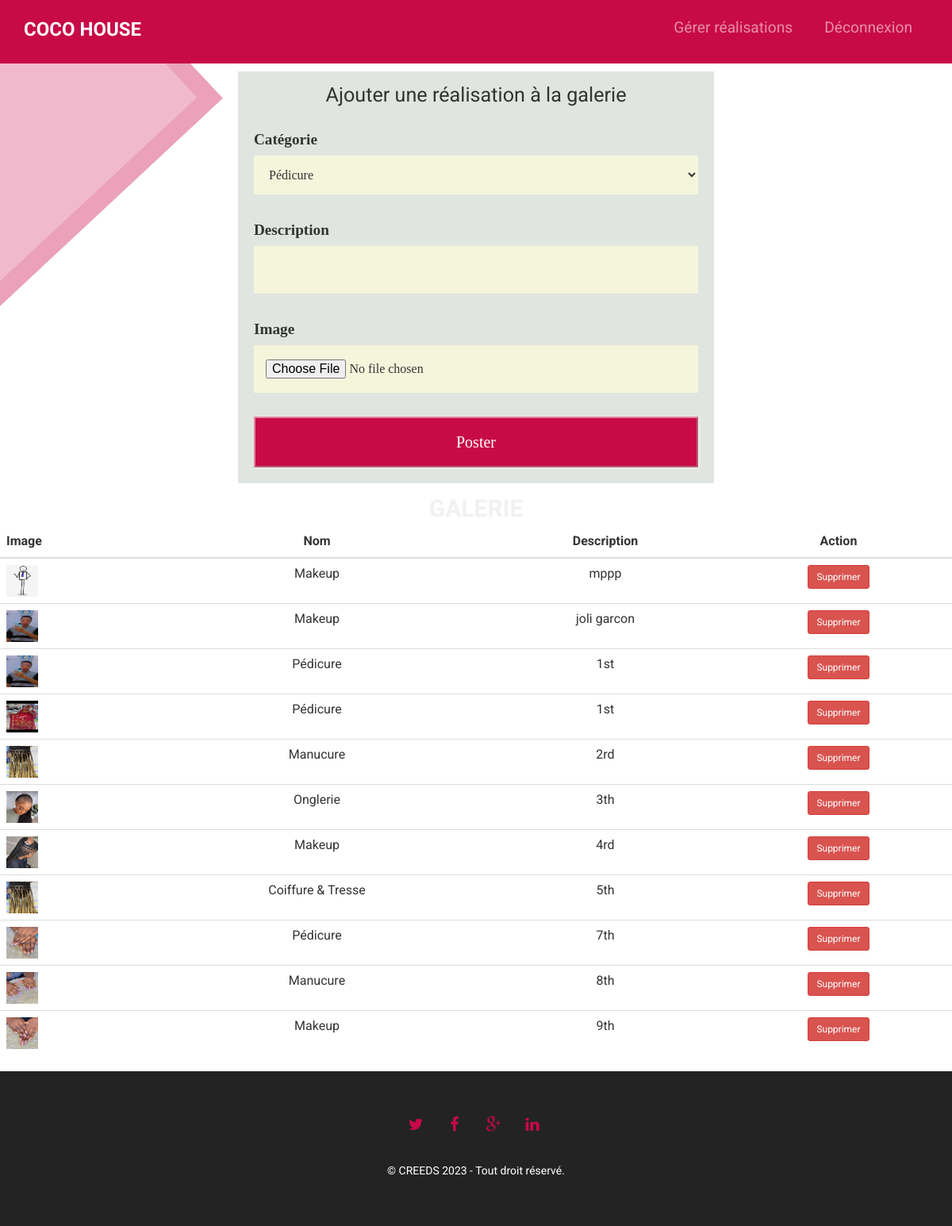
The app's page /adminDashbord.php with its own data.
### tables this page shows
CREATE TABLE IF NOT EXISTS `service` (
  `idService` int(11) NOT NULL AUTO_INCREMENT,
  `images` varchar(255) NOT NULL,
  `description` varchar(255) DEFAULT NULL,
  `idCat` int(11) DEFAULT NULL,
  PRIMARY KEY (`idService`),
  KEY `idCat` (`idCat`)
);

CREATE TABLE IF NOT EXISTS `categorie` (
  `idCat` int(11) NOT NULL AUTO_INCREMENT,
  `nomCat` varchar(255) NOT NULL,
  PRIMARY KEY (`idCat`)
);

### adminDashbord.php (the view, shortened to what this page needs)
<!DOCTYPE html>
<html lang="fr">
    <head>
    <link rel="stylesheet" href="style1.css">
        <link href="assets/css/bootstrap.min.css" rel="stylesheet">
        <link rel="stylesheet" href="css/font-awesome.min.css">
        <link rel="stylesheet" href="css/animate.css">
        <link href="css/magnific-popup.css" rel="stylesheet">
        <link rel="stylesheet" href="css/style.css">
        <link href="css/gallery-1.css" rel="stylesheet">
    </head>
   <body data-spy="scroll" data-target=".main-nav">
        <section class="section-menu">
            <div class="navbar navbar-default main-nav" role="navigation" >
                <div class="container" >
                    <div class="navbar-header">
                        <a href="index.php" class="navbar-brand">Coco House</a>
                    </div>
                    <div class="collapse navbar-collapse" id="bs-example-navbar-collapse-0" role="navigation">
                        <ul class="nav navbar-nav navbar-right">
                            <li><a href="adminDashbord.php?url=cocohouse/realisation => cocohouse/realize.php..." style="margin-bottom: 10px; font-size:1.2em">Gérer réalisations</a></li>
                            <li><a href="./backend/logout.php" style="margin-bottom: 10px; font-size:1.2em">Déconnexion</a></li>
                        </ul>
                    </div>
                </div>
            </div>
        </section>
        <div class="contain">
            <form action="backend/addRealisation.php" method="post" enctype="multipart/form-data">
                <fieldset>
                    <legend style="text-align: center;" ><h4 style="font-size:1.2em;">Ajouter une réalisation à la galerie</h4></legend>
                    <label for="categorie">Catégorie</label>
                    <?php
                        require'backend/connectDB.php';
                    ?>
                    <select name="idCat" id="idCat">
                        <?php
                            $query ="SELECT * FROM categorie /* WHERE idCat in (SELECT idCat FROM categorie) */" ;
                            $statement=$dbConn->prepare($query);
                            $statement->execute();
                            $results = $statement->fetchAll(PDO::PARAM_STR);
                            foreach($results as $result){
                            echo'<option value="' . $result['idCat'] .'"  >' . $result['nomCat'] . '</option> ';
                            };
                        ?>
                    </select>
                    <div>
                    <label for="Description" style="margin-top:30px;">Description</label>
                    <input type="text" name="description" id="description">
                    </div>
                    <div>
                    <label for="image">Image</label>
                    <input type="file" name="images" id="images" required>
                    </div>
                    <input type="submit"  name="submit" value="Poster">
                </fieldset>
            </form>
        </div>
        <div class="table-container ">
            <h2 class="text-center" style="font-weight: bold; opacity:1; margin:10px auto; min-width:200px; ">Galerie</h2>
            <div class="table-responsive mx-auto" style="margin-bottom:0 auto 100px auto;">
                <table class="table">
                    <thead>
                        <tr>
                            <th style="text-align:left;">Image</th>
                            <th style="text-align:center;">Nom</th>
                            <th style="text-align:center;">Description</th>
                            <th style="text-align:center;">Action</th>
                        </tr>
                    </thead>
                    <tbody>
                        <?php
                        $showPost = "SELECT idService, nomCat, images, description FROM service, categorie WHERE service.idCat=categorie.idCat ORDER BY idService";
                        $statement = $dbConn->prepare($showPost);
                        $statement->execute();
                        $galeries = $statement->fetchAll(PDO::FETCH_ASSOC);
                        foreach($galeries as $galerie){ ?>
                        <tr>
                            <td><img src="assets/uploads/<?= $galerie['images'] ?>" style="height:40px; width:40px; " alt="Image 1"></td>
                            <td style="text-align:center;"><?= $galerie['nomCat'] ?></td>
                            <td style="white-space:nowrap; overflow:hidden; text-overflow:ellipsis; max-width:10px; text-align:center;"><?= $galerie['description'] ?></td>
                            <td style="text-align:center;"><button class="btn btn-sm btn-danger" onclick="supprimerLigne(this, <?= $galerie['idService'] ?>)">Supprimer</button></td>
                        </tr>
                        <?php } ?>
                    </tbody>
                </table>
            </div>
        </div>
        <?php require'footer.php'; ?>
    </body>
</html>

### style1.css (style rules this page uses)
* { box-sizing: border-box; }
body>.contain { font-family: 'Times New Roman', Times, serif; color: #333333; overflow-x:hidden; }
form { max-width: 600px; margin: 10px auto; padding: 10px 20px; background-color: rgba(133, 155, 133, 0.253); opacity: 1; }
fieldset { border: none; margin-bottom: 10px; }
legend { font-size: 1.4em; margin-bottom: 10px; }
label { display: block; margin-bottom: 10px; font-size: 1.2em; }
input:not([type='submit']), textarea, select { border: none; width: 100%; height: auto; margin: 0; margin-bottom: 30px; padding: 15px; background-color: beige; }
input[type='submit'] { width: 100%; font-size: 20px; text-align: center; padding: 15px 30px; margin-bottom: 10px; color: white; background-color: #c80a48; border: 1 solid transparent; border-color: rgba(255, 255, 255, 0.486); box-shadow: 1px 1px 3px rgba(255, 255, 255, 0.644); }

### css/style.css (style rules this page uses)
html { overflow-x: hidden !important; width: 100%; height: 100%; position: relative; -webkit-font-smoothing: antialiased; text-rendering: optimizeLegibility; }
body { border: 0; margin: 0; padding: 0; color: #333333; font-size: 14px; background: #fff; overflow-x: hidden; }
a:link, a:visited { text-decoration: none; }
section { position: relative; }
a { color: #fff; }
ul,li { list-style: none; }
body, p { font-family: 'Roboto', sans-serif; font-weight: normal; font-size: 16px; line-height: 30px; }
h1, h2, h3, h4, h5, h6 { font-family: 'Roboto', sans-serif; }
h2 { font-size: 30px; line-height: 24px; font-weight: 500; text-transform: uppercase; color: #F1F1F1; }
h4 { font-size: 17px; line-height: 20px; font-weight: 400; }
.navbar.navbar-default:before { position: absolute; content: ''; width: 258px; height: 500px; background: rgba(200, 10, 72, 0.28); -ms-transform: rotate(47deg); -webkit-transform: rotate(47deg); transform: rotate(47deg); left: -119px; top: -50px; z-index: -1; border: 23px solid rgba(200, 10, 72, 0.14); }
.section-menu { z-index: 9999; }
.navbar-default { background: #c80a48; border: 0px; border-radius: 0px; position: relative; }
.navbar-default .navbar-nav > li > a { font-weight: 400; padding: 20px 20px; font-size: 16px; font-family: 'Roboto', serif; color: rgba(255, 255, 255, 0.54); line-height: 30px; }
.main-nav { width: 100%; margin: 0 auto; }
.navbar-brand { text-transform: uppercase; font-weight: 700; color: #fff!important; line-height: 25px; padding-top: 25px; font-size: 24px; }
img { vertical-align: middle; }

### records on screen
service: images (picture), idCat.nomCat "Makeup", description "mppp"
service: images (picture), idCat.nomCat "Makeup", description "joli garcon"
service: images (picture), idCat.nomCat "Pédicure", description "1st"
service: images (picture), idCat.nomCat "Pédicure", description "1st"
service: images (picture), idCat.nomCat "Manucure", description "2rd"
service: images (picture), idCat.nomCat "Onglerie", description "3th"
service: images (picture), idCat.nomCat "Makeup", description "4rd"
service: images (picture), idCat.nomCat "Coiffure & Tresse", description "5th"
service: images (picture), idCat.nomCat "Pédicure", description "7th"
service: images (picture), idCat.nomCat "Manucure", description "8th"
service: images (picture), idCat.nomCat "Makeup", description "9th"

### other values on screen
form field idCat "Pédicure"
